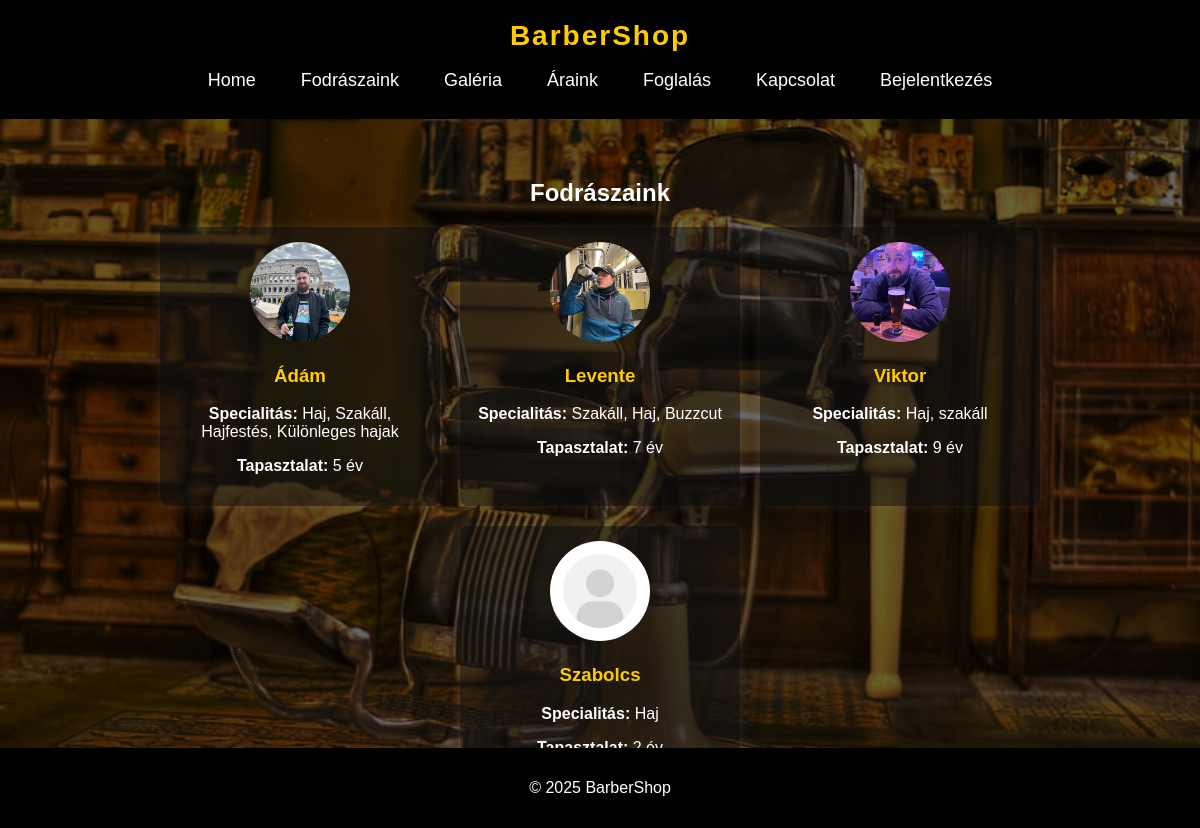
/bookings/barbers/, run on the app's committed database.
### bookings/models.py (models this page shows, shortened)
class Barber(models.Model):
    name = models.CharField(max_length=100)
    specialty = models.CharField(max_length=200)
    experience = models.IntegerField()
    bio = models.TextField(blank=True)
    profile_image = models.ImageField(upload_to="barbers/", blank=True, null=True, default=None)

### bookings/views.py (the view)
# urls.py: path("barbers/", barbers, name="barbers"),
def barbers(request):
    barbers = Barber.objects.all()
    return render(request, "bookings/barbers.html", {"barbers": barbers})

### bookings/templates/bookings/barbers.html (shortened to what this page needs)
{% extends "base.html" %}
{% block content %}
  <h2>Fodrászaink</h2>
  <div class="barbers-container">
    {% for barber in barbers %}
      <div class="barber-card">
        <a href="{% url 'barber_detail' barber.id %}">
          {% if barber.profile_image %}
            <img src="{{ barber.profile_image.url }}" alt="{{ barber.name }}">
          {% endif %}
          <h3>{{ barber.name }}</h3>
        </a>
        <p><strong>Specialitás:</strong> {{ barber.specialty }}</p>
        <p><strong>Tapasztalat:</strong> {{ barber.experience }} év</p>
      </div>
    {% endfor %}
  </div>
{% endblock %}

### bookings/templates/base.html (style rules this page uses)
body { background-color: #121212; color: #fff; font-family: 'Arial', sans-serif; margin: 0; padding: 0; display: flex; flex-direction: column; align-items: center; min-height: 100vh; }
body { background: url('/staticfiles/images/barbershop-bg.jpg') no-repeat center center fixed; background-size: cover; color: #fff; font-family: 'Arial', sans-serif; margin: 0; padding: 0; display: flex; flex-direction: column; align-items: center; min-height: 100vh; position: relative; }
body::before { content: ""; position: absolute; top: 0; left: 0; width: 100%; height: 100%; background: rgba(0, 0, 0, 0.6); z-index: -1; }

### bookings/templates/bookings/barbers.html (style rules this page uses)
h2 { text-align: center; }
.barbers-container { display: flex; flex-wrap: wrap; justify-content: center; gap: 20px; margin-top: 20px; }
.barber-card { background: rgba(20, 20, 20, 0.5); padding: 15px; border-radius: 8px; box-shadow: 0 0 10px rgba(255, 255, 255, 0.1); width: 250px; text-align: center; transition: transform 0.3s ease-in-out; }
.barber-card img { width: 100px; height: 100px; border-radius: 50%; object-fit: cover; }
.barber-card h3 { color: #ffcc00; text-decoration: none; transition: color 0.3s ease-in-out; }
.barber-card a { text-decoration: none; }

### data on the page
Barber: profile_image (picture), name "Ádám", specialty "Haj, Szakáll, Hajfestés, Különleges hajak", experience "5"
Barber: profile_image (picture), name "Levente", specialty "Szakáll, Haj, Buzzcut", experience "7"
Barber: profile_image (picture), name "Viktor", specialty "Haj, szakáll", experience "9"
Barber: profile_image (picture), name "Szabolcs", specialty "Haj"
